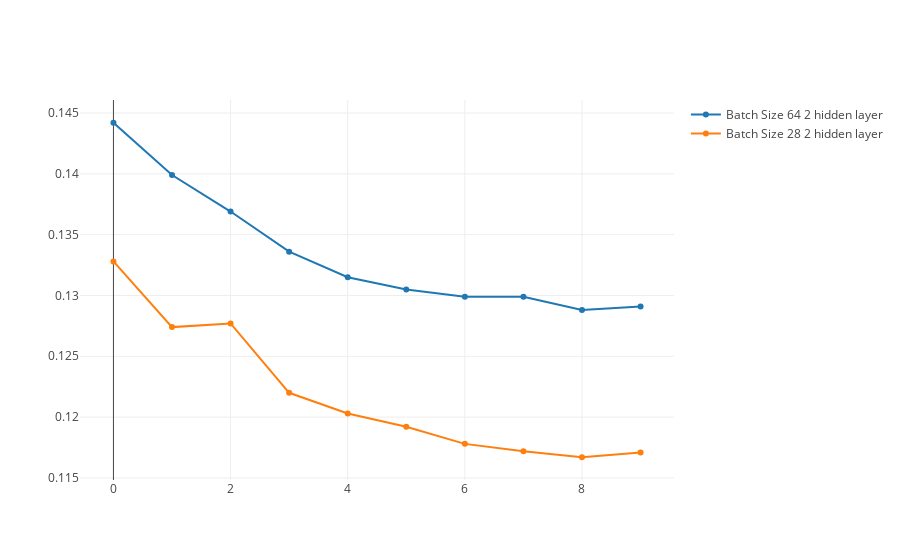

Notebook code cell kept with this figure:
### Markdown cell above
# dense_1 (Dense)              (None, 18)                342       
_________________________________________________________________
# dense_2 (Dense)              (None, 29)                551       
_________________________________________________________________
# dense_3 (Dense)              (None, 29)                870       
_________________________________________________________________
# dense_4 (Dense)              (None, 17)                510

### Code cell
import plotly.offline as py
py.init_notebook_mode(connected=True)
import plotly.graph_objs as go


trace11 = go.Scatter(
    y=[0.1442,0.1399,0.1369,0.1336,0.1315,0.1305,0.1299,0.1299,0.1288,0.1291],
    x=[0, 1, 2, 3, 4, 5, 6, 7, 8, 9, 10],
    name='Batch Size 64 2 hidden layer'
)
trace12 = go.Scatter(
    x=[0, 1, 2, 3, 4, 5, 6, 7, 8, 9, 10],
    y=[0.1328,0.1274,0.1277,0.1220,0.1203,0.1192,0.1178,0.1172,0.1167,0.1171],
    name='Batch Size 28 2 hidden layer'
)

data = [trace11, trace12]
layout = go.Layout(
    title='Plot Title',
    xaxis=dict(
        title='x Axis',
        titlefont=dict(
            family='Courier New, monospace',
            size=18,
            color='#7f7f7f'
        )
    ),
    yaxis=dict(
        title='y Axis',
        titlefont=dict(
            family='Courier New, monospace',
            size=18,
            color='#7f7f7f'
        )
    )
)
fig = go.Figure(data=data, layout=layout)
py.iplot(data, filename='Evaluation Dataset Validation Loss')

### Figure 1 — Plotly figure (JSON) as saved in the notebook; plotly's stock layout.template omitted (floating-point values rounded to 4 significant figures)
{"data": [{"name": "Batch Size 64 2 hidden layer", "type": "scatter", "x": [0, 1, 2, 3, 4, 5, 6, 7, 8, 9, 10], "y": [0.1442, 0.1399, 0.1369, 0.1336, 0.1315, 0.1305, 0.1299, 0.1299, 0.1288, 0.1291]}, {"name": "Batch Size 28 2 hidden layer", "type": "scatter", "x": [0, 1, 2, 3, 4, 5, 6, 7, 8, 9, 10], "y": [0.1328, 0.1274, 0.1277, 0.122, 0.1203, 0.1192, 0.1178, 0.1172, 0.1167, 0.1171]}], "layout": {}}
